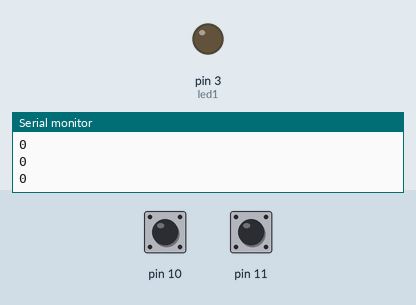
Recording of a sketch running on a simulated Arduino Uno, built with avr-gcc and run on an emulated ATmega328P. Parts: output pins drawn as LEDs (lit = HIGH), the last lines printed to the serial monitor. The inputs (shaded band) are chosen by the test bench; at power-on: pin 10 HIGH, pin 11 HIGH.

Above: at 1.2 s.
1.3 s: pin 10 pulled LOW for 0.25 s
At 2.1 s:
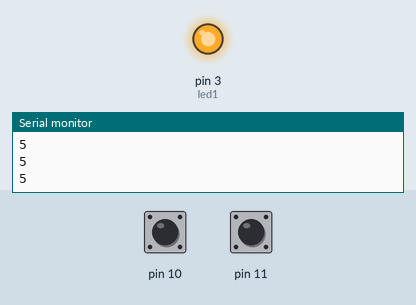
3.0 s: pin 11 pulled LOW for 0.25 s
At 3.7 s:
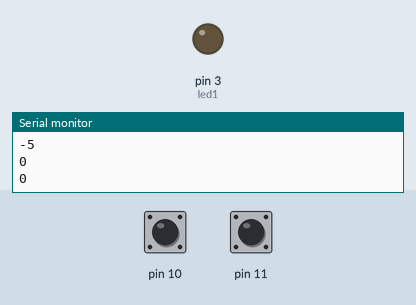
4.9 s: pin 11 pulled LOW for 3.2 s
At 6.1 s:
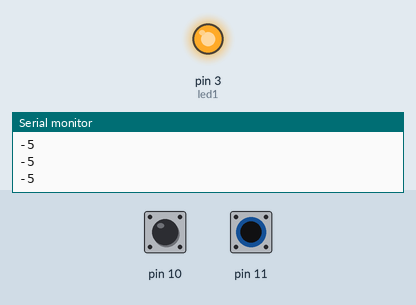
9.7 s: pin 10 pulled LOW for 1 s
At 11.0 s:
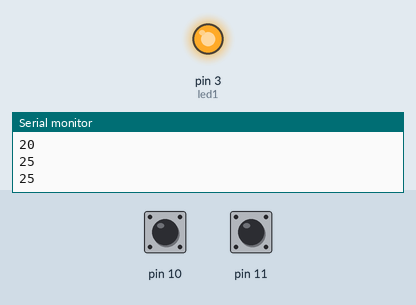
Timing chart, 0 to 12.7 s (numbered marks = the images above; inputs shaded):
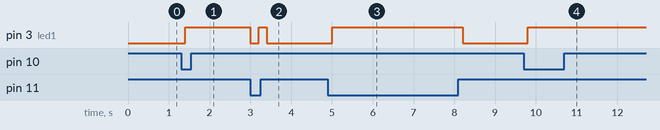

Measured:
- after the input at 1.3 s, pin 3 (led1): LOW → HIGH after 0.10 s
- after the input at 3.0 s, pin 3 (led1): HIGH → LOW at once, → HIGH 0.20 s later, → LOW 0.20 s later
- after the input at 4.9 s, pin 3 (led1): LOW → HIGH after 0.10 s, → LOW 3.2 s later
- after the input at 9.7 s, pin 3 (led1): LOW → HIGH after 0.11 s

The sketch:

ControlBrilloPWM.ino
```cpp
int led1=3;
int luz=0;


void setup() {
  pinMode(led1, OUTPUT);
  pinMode(10, INPUT_PULLUP);
  pinMode(11, INPUT_PULLUP);
  Serial.begin(9600);

}

void loop() {
  if(luz<0)
  luz=0;
  if(luz>255)
  luz=255;

  if(digitalRead(10)==0)
    luz=luz+5;

  if(digitalRead(11)==0)
    luz=luz-5;

  digitalWrite(led1, luz);

  Serial.println(luz);

  delay(200);
}
```
